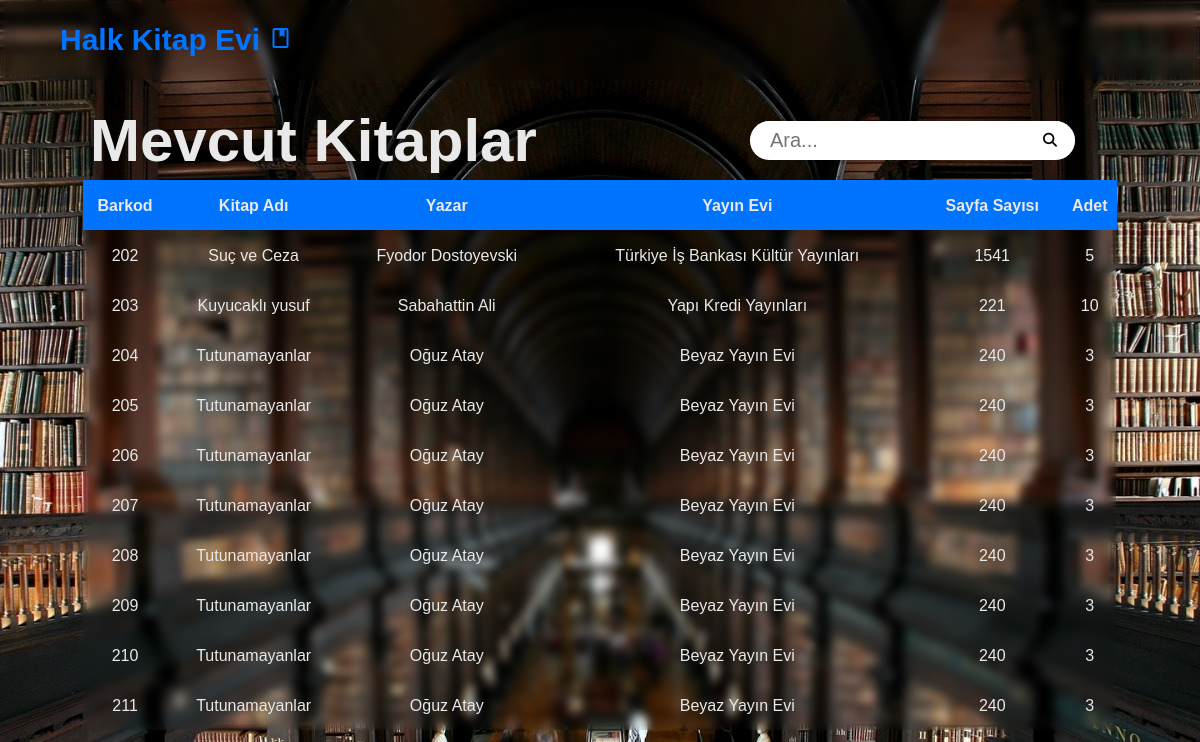
The page / on the database its author committed.
### tables this page shows
CREATE TABLE `kitaplar` (
  `barkod` int(14) NOT NULL,
  `kitap_adi` varchar(255) DEFAULT NULL,
  `yazar` varchar(255) DEFAULT NULL,
  `yayin_evi` varchar(255) DEFAULT NULL,
  `sayfa_sayisi` int(4) DEFAULT NULL,
  `adet` int(3) DEFAULT NULL
);

### index.php (the view, shortened to what this page needs)
<!DOCTYPE html>
<html lang="tr">
  <head>
    <link rel="stylesheet" href="style.css" />
    <link rel="stylesheet" href="https://cdnjs.cloudflare.com/ajax/libs/font-awesome/6.5.2/css/all.min.css" />
  </head>
  <body>
    <div class="menu-bar">
      <h1 class="logo">
        Halk Kitap Evi
        <span class="material-symbols-outlined"> book </span>
      </h1>
    </div>
    <div class="container">
      <div class="text">
        <h1 class="title">Mevcut Kitaplar</h1>
      </div>
      <form action="arama.php" method="GET">
        <div class="search">
          <input class="input-search" name="search" type="search" placeholder="Ara..." >
          <button class="search-btn"  type="submit" title="Ara">
          <i class="fa-solid fa-magnifying-glass"></i></button>
        </form>
        </div>
  </body>
</html>
<?php
include("baglanti.php");
$sonuc = mysqli_query($baglanti,"SELECT * FROM kitaplar");
echo "
<div class='table'>
<table border = '1'>
<tr>
<td> Barkod </td>
<td> Kitap Adı </td>
<td> Yazar </td>
<td> Yayın Evi </td>
<td> Sayfa Sayısı </td>
<td> Adet </td>
</tr>
<div/>";
while($satir = mysqli_fetch_assoc($sonuc)){
echo "
<tr>
<td>".$satir["barkod"]."</td>
<td>".$satir["kitap_adi"]."</td>
<td>".$satir["yazar"]."</td>
<td>".$satir["yayin_evi"]."</td>
<td>".$satir["sayfa_sayisi"]."</td>
<td>".$satir["adet"]."</td>
</tr>";
}
echo"
</table>";
?>
<html>
  <body>
  </body>
</html>

### style.css (style rules this page uses)
:root { --color-primay: #0073ff; --color-white: #e9e9e9; --color-black-1: #0b3d77; }
* { margin: 0; padding: 0; box-sizing: border-box; }
body { font-family: sans-serif; background: url("login-image.jpg") no-repeat; background-position: center; background-size: cover; min-height: 100vh; color: var(--color-white); overflow: hidden; }
.menu-bar { background-color: transparent; backdrop-filter: blur(5px); -webkit-backdrop-filter: blur(5px); color: var(--color-black-1); height: 80px; width: 100%; display: flex; align-items: center; justify-content: space-between; padding: 0 5%; position: fixed; z-index: 999; top: 0px; }
.logo { color: var(--color-primay); font-size: 30px; }
.container { height: 80px; width: 100%; display: flex; align-items: center; justify-content: space-between; padding: 0 5%; margin: 200px 0 0 30px; }
.title { font-size: 70px; }
.search { background: gray; border-radius: 25px; position: relative; margin-right: 60px; }
.input-search { width: 100%; height: 100%; display: block; border-radius: 25px; font-size: 20px; padding: 8px 40px 8px 20px; border: none; }
.search-btn { position: absolute; top: 0px; right: 0; width: 50px; height: 100%; border-radius: 50%; cursor: pointer; border: none; background: none; font-size: 14px; }
@media screen and (max-width: 1200px) { .title { font-size: 60px; } }
@media screen and (max-width: 1200px) { .search { margin-right: 30px; } }

### index.php (style rules this page uses)
body { overflow: hidden; }
.container { margin-top: 100px; }
div.table { height:100%; border: none; border-color: transparent; width: 86.1%; margin: auto; max-height: auto; overflow-y: auto; }
.search { right: 65px; }
table { background: transparent; backdrop-filter: blur(5px); border: none; box-shadow: 0 0 10px rgba(0, 0, 0, 0.2); width: 100%; border-collapse: collapse; border-color: transparent; }
tr { padding: 15px; }
tr:first-child { background:#0073ff; color: #e9e9e9; font-weight: bold; position: sticky; top: 0; }
td { height: 50px; vertical-align: bottom; text-align: center; justify-content: center; padding-bottom: 15px; border: none; }

### rows shown on the page
kitaplar: barkod "202", kitap_adi "Suç ve Ceza", yazar "Fyodor Dostoyevski", yayin_evi "Türkiye İş Bankası Kültür Yayınları", sayfa_sayisi "1541", adet "5"
kitaplar: barkod "203", kitap_adi "Kuyucaklı yusuf", yazar "Sabahattin Ali", yayin_evi "Yapı Kredi Yayınları", sayfa_sayisi "221", adet "10"
kitaplar: barkod "204", kitap_adi "Tutunamayanlar", yazar "Oğuz Atay", yayin_evi "Beyaz Yayın Evi", sayfa_sayisi "240", adet "3"
kitaplar: barkod "205", kitap_adi "Tutunamayanlar", yazar "Oğuz Atay", yayin_evi "Beyaz Yayın Evi", sayfa_sayisi "240", adet "3"
kitaplar: barkod "206", kitap_adi "Tutunamayanlar", yazar "Oğuz Atay", yayin_evi "Beyaz Yayın Evi", sayfa_sayisi "240", adet "3"
kitaplar: barkod "207", kitap_adi "Tutunamayanlar", yazar "Oğuz Atay", yayin_evi "Beyaz Yayın Evi", sayfa_sayisi "240", adet "3"
kitaplar: barkod "208", kitap_adi "Tutunamayanlar", yazar "Oğuz Atay", yayin_evi "Beyaz Yayın Evi", sayfa_sayisi "240", adet "3"
kitaplar: barkod "209", kitap_adi "Tutunamayanlar", yazar "Oğuz Atay", yayin_evi "Beyaz Yayın Evi", sayfa_sayisi "240", adet "3"
kitaplar: barkod "210", kitap_adi "Tutunamayanlar", yazar "Oğuz Atay", yayin_evi "Beyaz Yayın Evi", sayfa_sayisi "240", adet "3"
kitaplar: barkod "211", kitap_adi "Tutunamayanlar", yazar "Oğuz Atay", yayin_evi "Beyaz Yayın Evi", sayfa_sayisi "240", adet "3"
